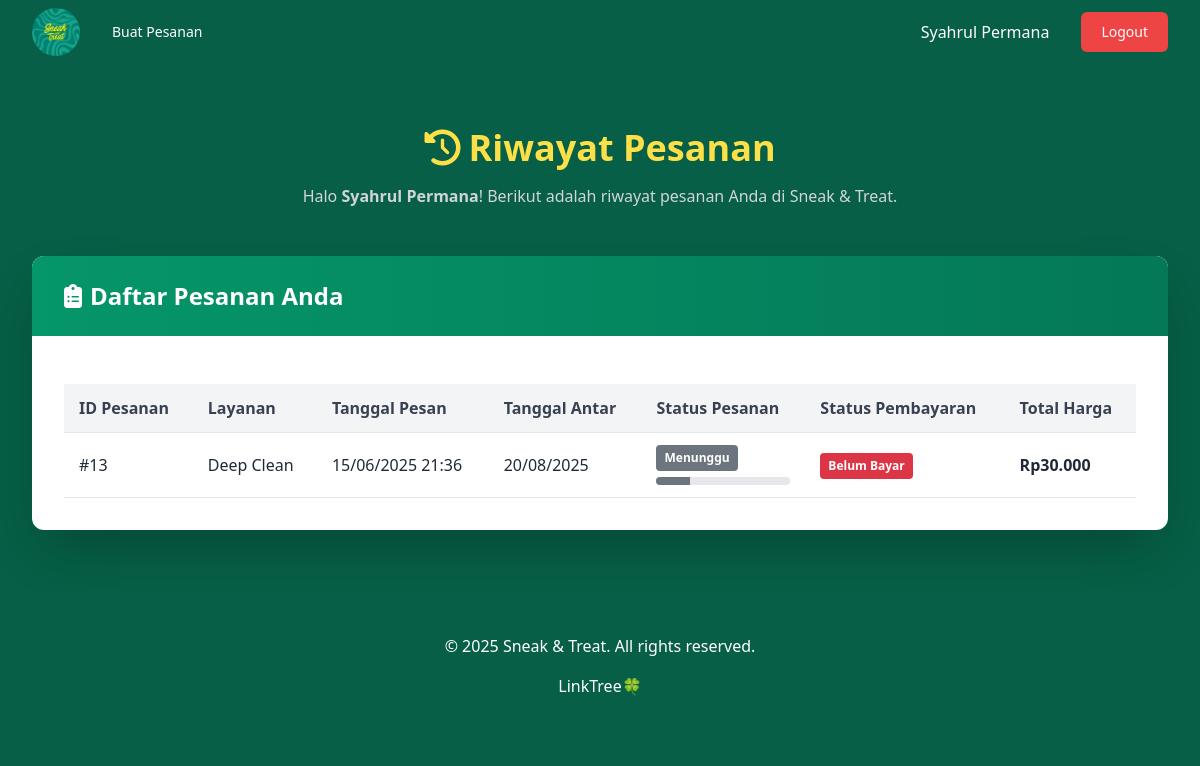
Screenshot of /Project_Sepatu/Main/pelacakan_pesanan.php (signed in) with the database file from the repository.
### tables this page shows
CREATE TABLE `customer` (
  `IdCustomer` varchar(20) NOT NULL,
  `Nama` varchar(100) NOT NULL,
  `Alamat` text DEFAULT NULL,
  `No_Telepon` varchar(15) DEFAULT NULL,
  `Tanggal_Daftar` datetime DEFAULT current_timestamp(),
  PRIMARY KEY (`IdCustomer`)
);

CREATE TABLE `pesanan` (
  `idPesanan` int(11) NOT NULL AUTO_INCREMENT,
  `idLayanan` int(11) NOT NULL,
  `Customer_idCustomer` varchar(20) NOT NULL,
  `IdPembayaran` int(11) DEFAULT NULL,
  `Tanggal_Pesanan` datetime NOT NULL,
  `Tanggal_Antar` date NOT NULL,
  `Status_Pesanan` enum('Menunggu','Diproses','Selesai','Dibatalkan') DEFAULT 'Menunggu',
  `Total_harga` decimal(10,2) NOT NULL,
  `jenis_sepatu` varchar(50) NOT NULL,
  `Catatan_Khusus` text DEFAULT NULL,
  PRIMARY KEY (`idPesanan`),
  KEY `pesanan_ibfk_1` (`Customer_idCustomer`),
  KEY `pesanan_ibfk_2` (`idLayanan`),
  KEY `pesanan_ibfk_3` (`IdPembayaran`),
  CONSTRAINT `pesanan_ibfk_1` FOREIGN KEY (`Customer_idCustomer`) REFERENCES `customer` (`IdCustomer`) ON DELETE CASCADE ON UPDATE CASCADE,
  CONSTRAINT `pesanan_ibfk_2` FOREIGN KEY (`idLayanan`) REFERENCES `layanan` (`idLayanan`) ON DELETE CASCADE ON UPDATE CASCADE,
  CONSTRAINT `pesanan_ibfk_3` FOREIGN KEY (`IdPembayaran`) REFERENCES `pembayaran` (`IdPembayaran`) ON DELETE SET NULL ON UPDATE CASCADE
);

CREATE TABLE `layanan` (
  `idLayanan` int(11) NOT NULL AUTO_INCREMENT,
  `Nama_Layanan` varchar(100) NOT NULL,
  `Harga` decimal(10,2) NOT NULL,
  `Durasi_Pengerjaan` varchar(50) NOT NULL,
  `Durasi_Pengerjaan_express` varchar(50) NOT NULL,
  PRIMARY KEY (`idLayanan`)
);

CREATE TABLE `pembayaran` (
  `IdPembayaran` int(11) NOT NULL AUTO_INCREMENT,
  `Metode_Pembayaran` varchar(50) NOT NULL,
  `Jumlah_Pembayaran` decimal(10,2) NOT NULL,
  `Status_Pembayaran` enum('Lunas','Pending','Gagal') DEFAULT 'Pending',
  `Tanggal_Pembayaran` datetime DEFAULT current_timestamp(),
  `Pesanan_IdPesanan` int(11) NOT NULL,
  PRIMARY KEY (`IdPembayaran`),
  KEY `Pesanan_IdPesanan` (`Pesanan_IdPesanan`),
  CONSTRAINT `pembayaran_ibfk_1` FOREIGN KEY (`Pesanan_IdPesanan`) REFERENCES `pesanan` (`idPesanan`) ON DELETE CASCADE ON UPDATE CASCADE
);

### Project_Sepatu/Main/pelacakan_pesanan.php (the view, shortened to what this page needs)
<?php
require_once 'db_config.php';
$stmt = $conn->prepare("SELECT c.IdCustomer, c.Nama, c.No_Telepon, a.Email_Akun, a.idAkun
                       FROM customer c
                       JOIN akun a ON c.IdCustomer = a.Customer_IdCustomer
                       WHERE a.idAkun = ?");
$stmt->bind_param("i", $_SESSION['user_id']);
$stmt->execute();
$result = $stmt->get_result();
$user_data = $result->fetch_assoc();
$idCustomer = $user_data['IdCustomer'];
$queryPesanan = "
    SELECT p.*, pb.Status_Pembayaran, pb.Metode_Pembayaran, l.Nama_Layanan
    FROM pesanan p
    LEFT JOIN pembayaran pb ON p.idPesanan = pb.Pesanan_idPesanan
    LEFT JOIN layanan l ON p.idLayanan = l.idLayanan
    WHERE p.Customer_IdCustomer = ?
    ORDER BY p.Tanggal_Pesanan DESC
";
$stmt = $conn->prepare($queryPesanan);
$stmt->bind_param("i", $idCustomer);
$stmt->execute();
$resultPesanan = $stmt->get_result();
?>
<!DOCTYPE html>
<html lang="id">
<head>
  <script src="https://cdn.tailwindcss.com"></script>
  <link rel="stylesheet" href="https://cdnjs.cloudflare.com/ajax/libs/font-awesome/6.4.0/css/all.min.css">
</head>
<body class="bg-emerald-800 text-white font-sans">
  <header class="bg-emerald-800">
    <div class="mx-auto flex h-16 max-w-screen-xl items-center gap-8 px-4 sm:px-6 lg:px-8">
      <a class="block text-teal-600 dark:text-teal-300" href="../Landing_page/index.php">
        <img src="logo.jpg" alt="Logo" class="h-12 rounded-full">
      </a>
      <div class="flex flex-1 items-center justify-end md:justify-between">
        <nav aria-label="Global" class="hidden md:block">
          <ul class="flex items-center gap-6 text-sm">
            <li> <a class="text-white transition hover:text-yellow-400" href="Pemesanan.php"> Buat Pesanan </a> </li>
          </ul>
        </nav>
        <div class="flex items-center gap-4">
          <div class="sm:flex sm:gap-4">
            <?php if(isset($_SESSION['user_id'])): ?>
              <span class="text-white px-4 py-2"><?php echo htmlspecialchars($user_data['Nama'] ?? 'Pengguna'); ?></span>
              <a class="block rounded-md bg-red-500 px-5 py-2.5 text-sm font-medium text-white transition hover:bg-red-600"
                 href="../LoginAwal/logout.php"> Logout </a>
            <?php endif; ?>
          </div>
        </div>
      </div>
    </div>
  </header>
  <section class="py-16 px-4 sm:px-6 lg:px-8">
    <div class="max-w-6xl mx-auto">
      <div class="text-center mb-12">
        <h1 class="text-4xl font-bold text-yellow-300 mb-4">
          <i class="fas fa-history mr-2"></i>Riwayat Pesanan
        </h1>
        <p class="text-gray-300 max-w-2xl mx-auto">
          Halo <strong><?php echo htmlspecialchars($user_data['Nama'] ?? 'Pelanggan'); ?></strong>!
          Berikut adalah riwayat pesanan Anda di Sneak & Treat.
        </p>
      </div>
      <div class="bg-white rounded-xl shadow-2xl overflow-hidden">
        <div class="bg-gradient-to-r from-emerald-600 to-emerald-700 py-6 px-8">
          <h2 class="text-2xl font-bold text-white">
            <i class="fas fa-clipboard-list mr-2"></i>Daftar Pesanan Anda
          </h2>
        </div>
        <div class="p-8 text-gray-800">
          <?php if ($resultPesanan && $resultPesanan->num_rows > 0): ?>
            <div class="overflow-x-auto">
              <table class="order-table">
                <thead>
                  <tr>
                    <th>ID Pesanan</th>
                    <th>Layanan</th>
                    <th>Tanggal Pesan</th>
                    <th>Tanggal Antar</th>
                    <th>Status Pesanan</th>
                    <th>Status Pembayaran</th>
                    <th>Total Harga</th>
                  </tr>
                </thead>
                <tbody>
                  <?php while ($row = $resultPesanan->fetch_assoc()):
                    $statusPesanan = strtolower($row['Status_Pesanan'] ?? 'menunggu');
                    $statusPesananClass = '';
                    $statusPesananDisplay = '';
                    switch ($statusPesanan) {
                      case 'menunggu':
                        $statusPesananDisplay = 'Menunggu';
                        $statusPesananClass = 'menunggu';
                        break;
                    }
                    $statusPembayaran = strtolower($row['Status_Pembayaran'] ?? 'menunggu');
                    $statusPembayaranClass = '';
                    $statusPembayaranDisplay = '';
                    switch ($statusPembayaran) {
                      case 'menunggu':
                      default:
                        $statusPembayaranDisplay = 'Belum Bayar';
                        $statusPembayaranClass = 'payment-menunggu';
                    }
                  ?>
                    <tr>
                      <td class="font-medium">#<?= htmlspecialchars($row['idPesanan']); ?></td>
                      <td><?= htmlspecialchars($row['Nama_Layanan'] ?? '-'); ?></td>
                      <td><?= $row['Tanggal_Pesanan'] ? date('d/m/Y H:i', strtotime($row['Tanggal_Pesanan'])) : '-'; ?></td>
                      <td><?= $row['Tanggal_Antar'] ? date('d/m/Y', strtotime($row['Tanggal_Antar'])) : '-'; ?></td>
                      <td>
                        <div class="status-wrapper">
                          <span class="status status-<?= $statusPesananClass ?>">
                            <?= $statusPesananDisplay; ?>
                          </span>
                          <div class="progress-bar">
                            <div class="progress-fill fill-<?= $statusPesananClass ?>"></div>
                          </div>
                        </div>
                      </td>
                      <td>
                        <span class="status <?= $statusPembayaranClass ?>">
                          <?= $statusPembayaranDisplay ?>
                        </span>
                      </td>
                      <td class="font-semibold">Rp<?= is_numeric($row['Total_harga']) ? number_format($row['Total_harga'], 0, ',', '.') : '-'; ?></td>
                    </tr>
                  <?php endwhile; ?>
                </tbody>
              </table>
            </div>
          <?php endif; ?>
        </div>
      </div>
    </div>
  </section>
  <footer class="bg-emerald-800 text-white py-10 text-center">
    <p class="mb-4">&copy; 2025 Sneak & Treat. All rights reserved.</p>
    <div class="flex justify-center space-x-6">
      <a href="https://linktr.ee/sneakandtreat?fbclid=PAZXh0bgNhZW0CMTEAAadVlw7MkI0uRAENVoK80kG26txNXvdgK2F_rt6iZgbfhnvdjkR4IkMq12wiHA_aem_tSmAhZMSX-O4rsGkNZNV9w" class="hover:text-yellow-400">LinkTree🍀</a>
    </div>
  </footer>
</body>
</html>

### Project_Sepatu/Main/pelacakan_pesanan.php (style rules this page uses)
.status-wrapper { display: flex; flex-direction: column; align-items: flex-start; }
.status { padding: 4px 8px; border-radius: 4px; font-size: 12px; font-weight: bold; display: inline-block; width: fit-content; color: #fff; }
.status-menunggu { background-color: #6c757d; }
.payment-menunggu { background-color: #dc3545; }
.progress-bar { width: 100%; height: 8px; border-radius: 4px; background-color: #e5e7eb; margin-top: 6px; overflow: hidden; }
.progress-fill { height: 100%; transition: width 1s ease-in-out; }
.fill-menunggu { background-color: #6c757d; width: 25%; }
.order-table { width: 100%; border-collapse: collapse; margin-top: 1rem; }
.order-table th, .order-table td { padding: 12px 15px; text-align: left; border-bottom: 1px solid #e5e7eb; }
.order-table th { background-color: #f3f4f6; font-weight: 600; color: #374151; }

### rows the page displays
customer: Nama "Syahrul Permana"
pesanan: idPesanan "13", idLayanan.Nama_Layanan "Deep Clean", Tanggal_Pesanan "15/06/2025 21:36", Tanggal_Antar "20/08/2025", Status_Pesanan "Menunggu", IdPembayaran.Status_Pembayaran "Belum Bayar", Total_harga "30.000"
